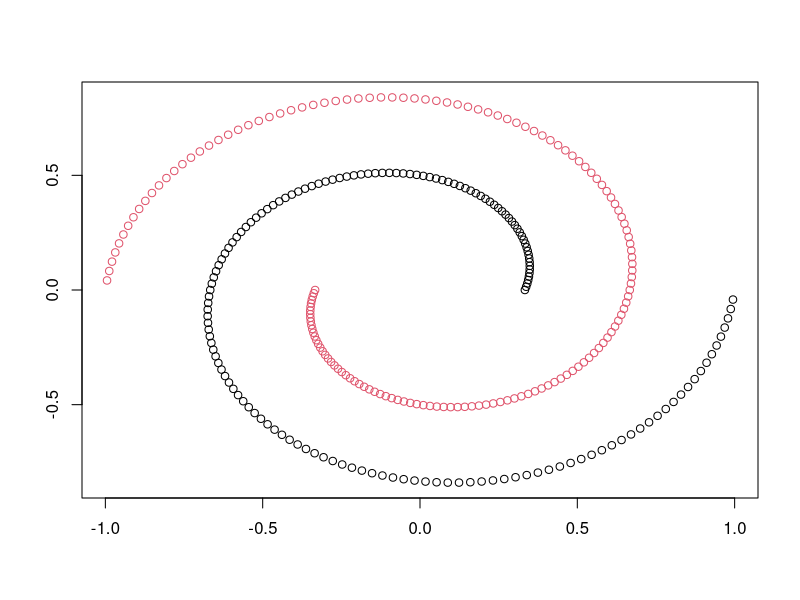
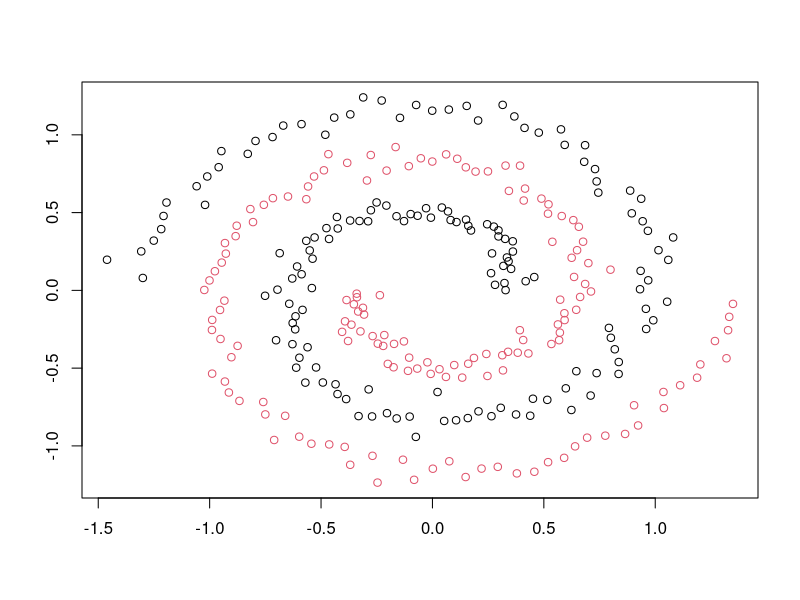

Generate these figures, in order, with R:
library(mlbench)


### Name: mlbench.spirals
### Title: Two Spirals Benchmark Problem
### Aliases: mlbench.spirals mlbench.1spiral
### Keywords: datagen

### ** Examples

# 1 cycle each, no noise
p<-mlbench.spirals(300)
plot(p)
#
# 1.5 cycles each, with noise
p<-mlbench.spirals(300,1.5,0.05)
plot(p)
